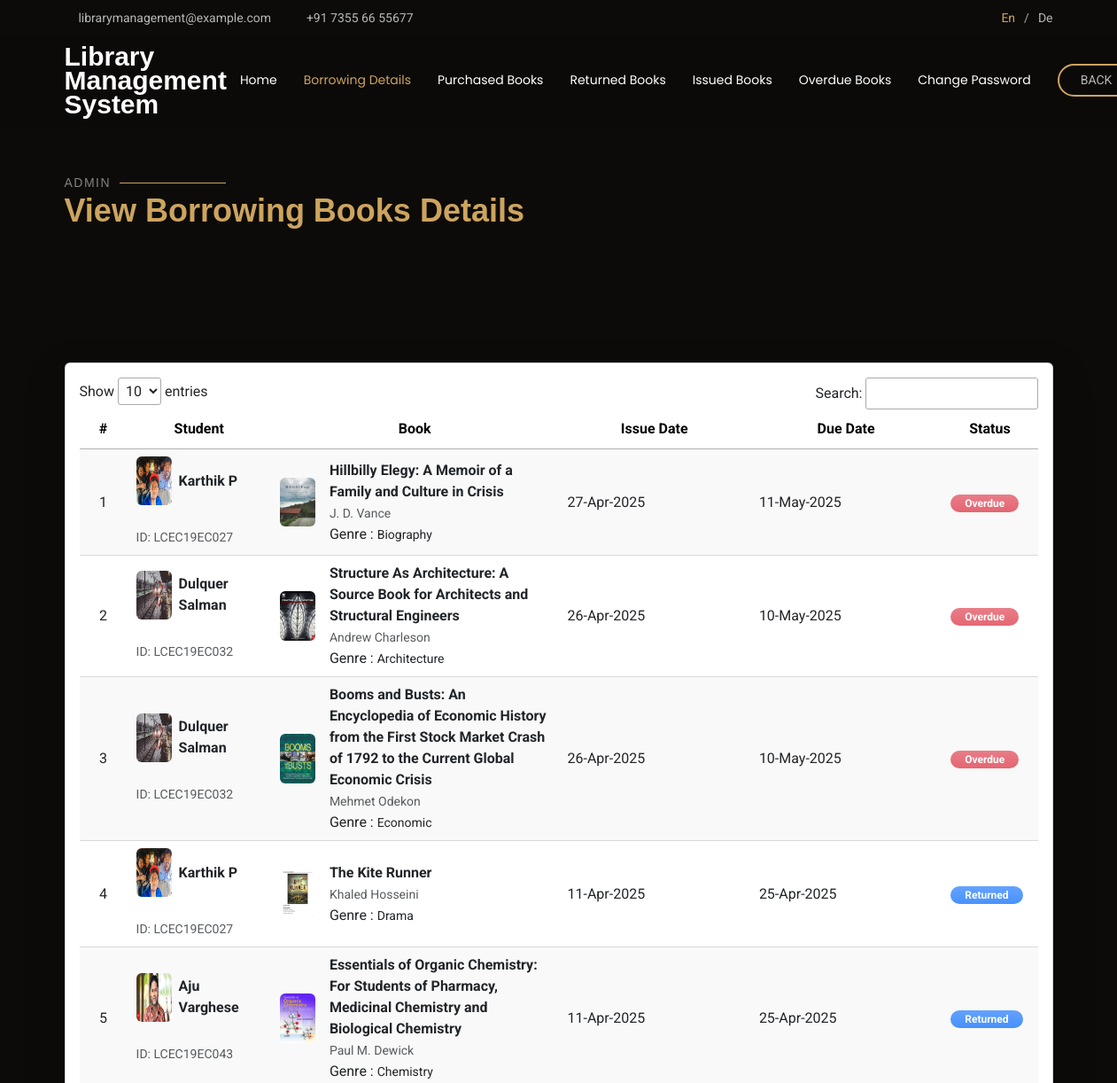
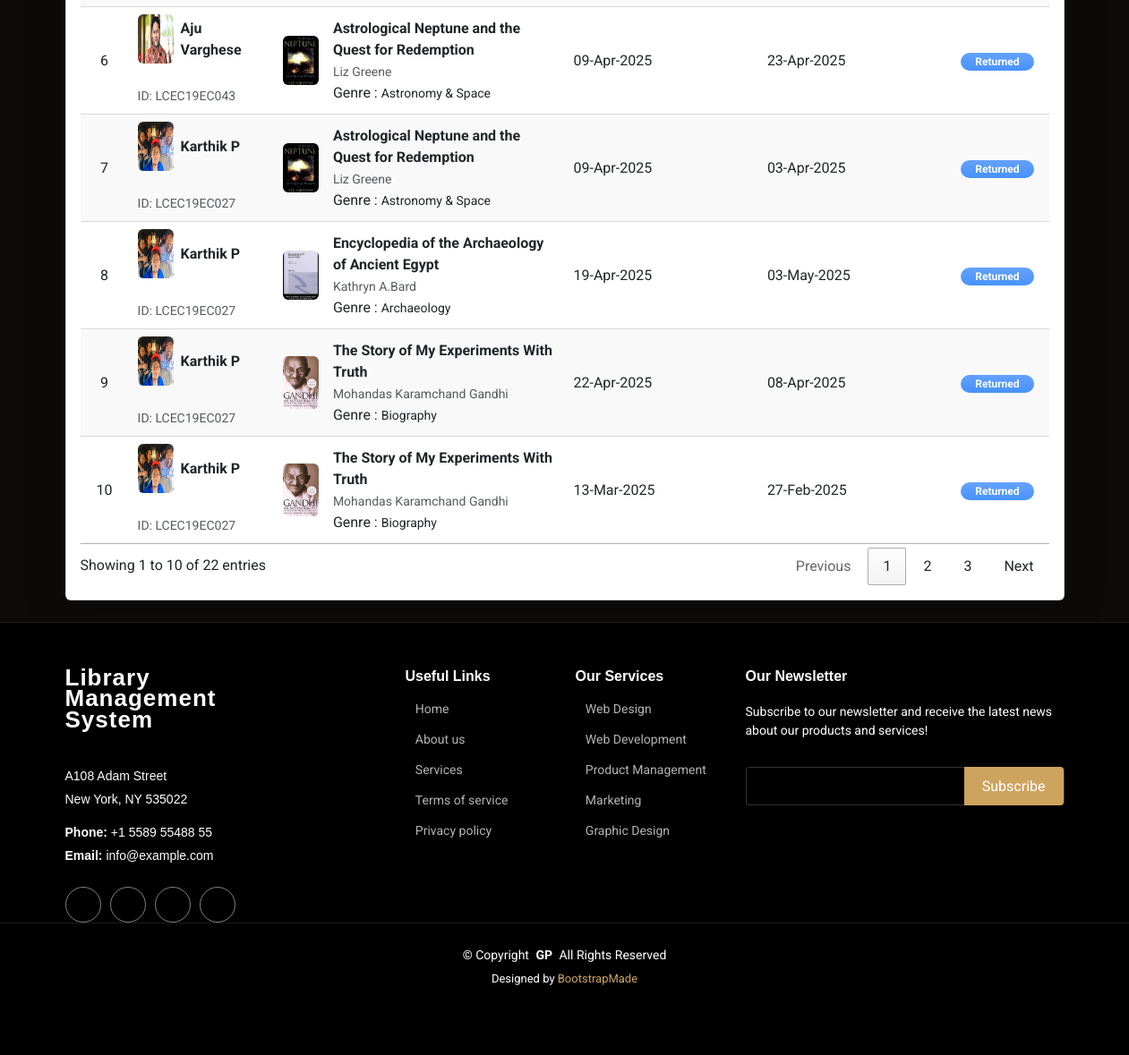
/borrowing_list/, run on an earlier commit of the app's database (2 pictures, top to bottom).
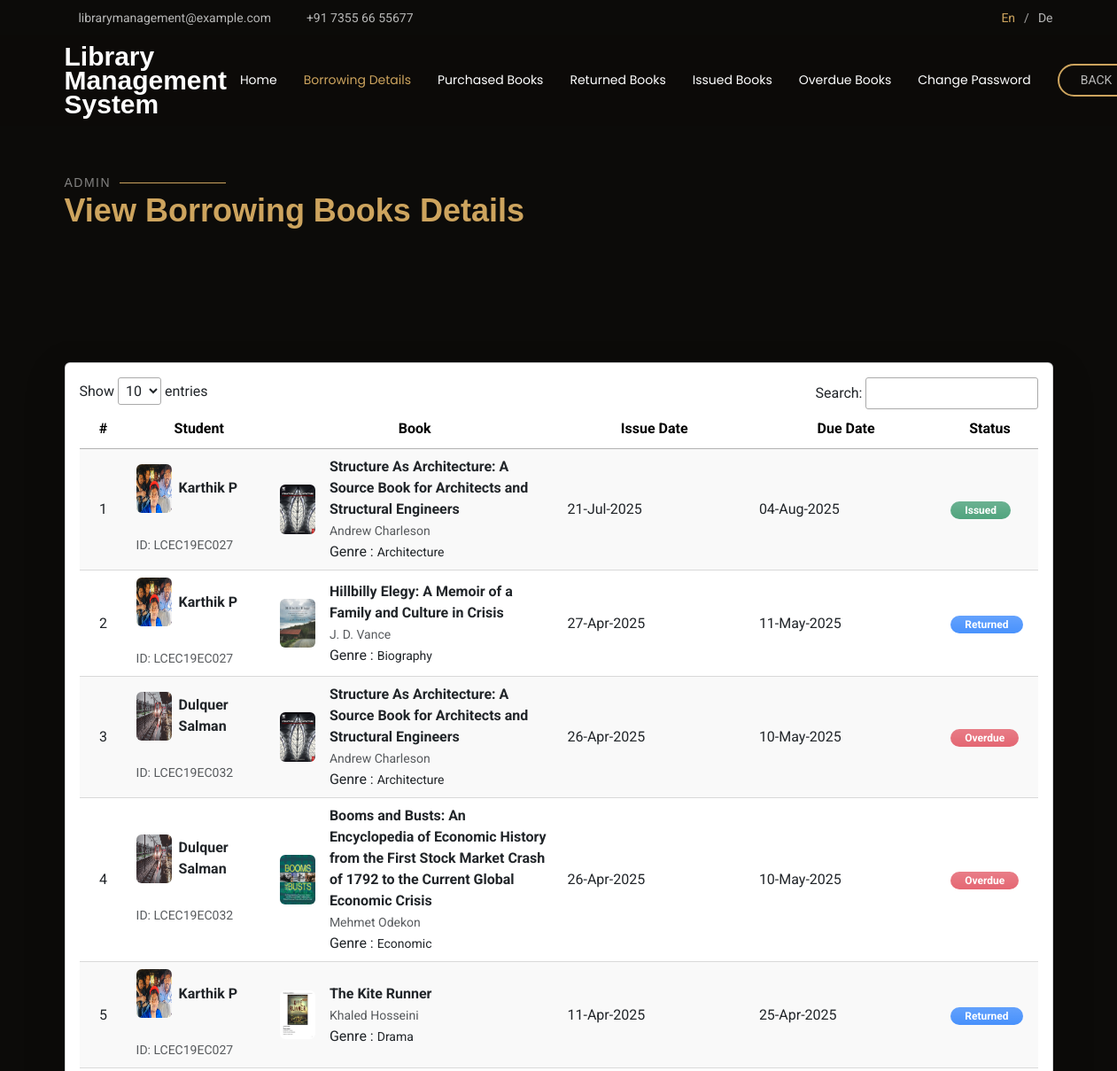
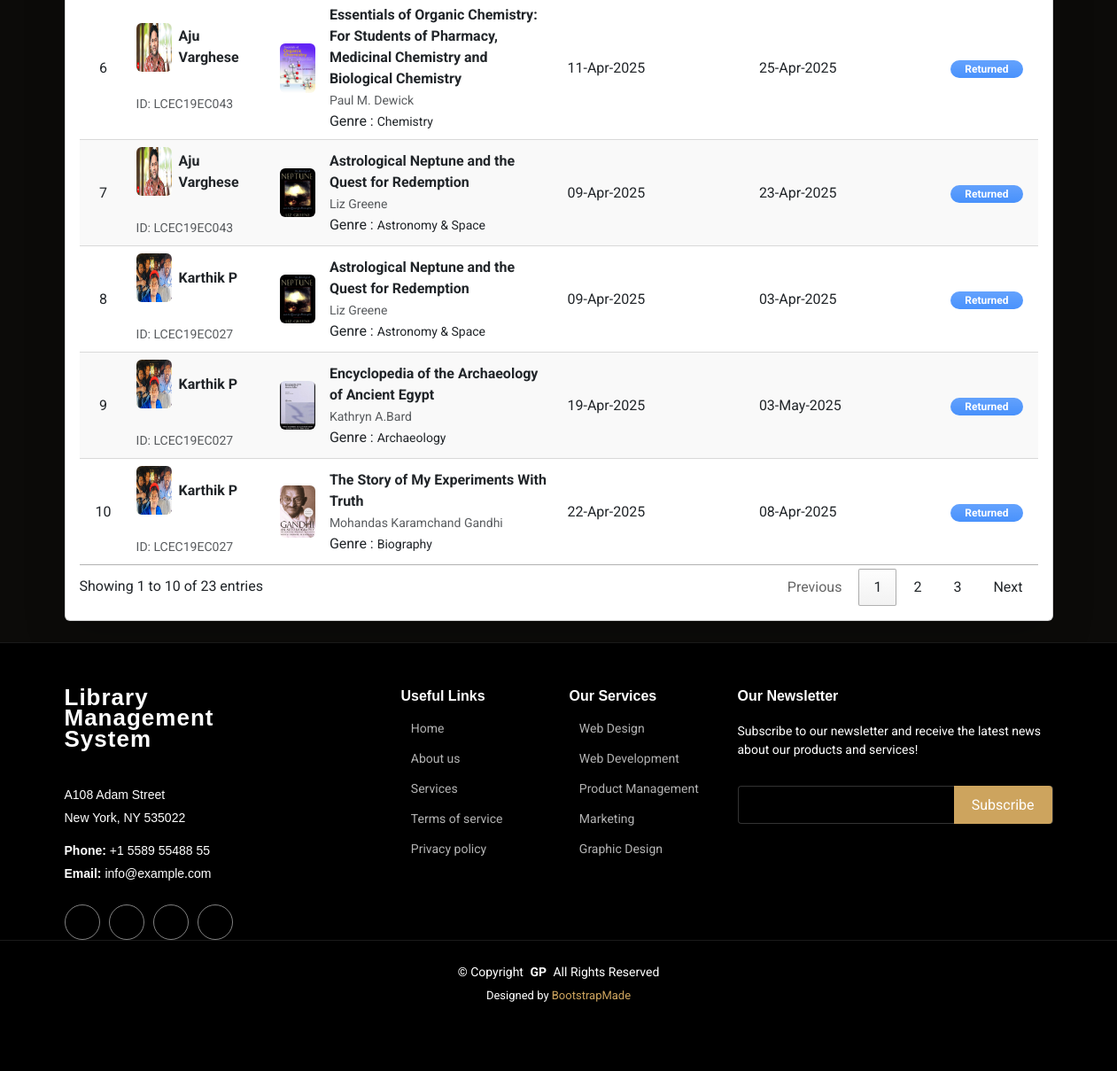
And on a later commit of the database (2 pictures, top to bottom).
### home/models.py (models this page shows, shortened)
class Borrowing_details(models.Model):
    STATUS_CHOICES = [
        ('Pending', 'Pending'),
        ('Approved', 'Approved'),
        ('Rejected', 'Rejected'),
        ('Returned', 'Returned'),
    ]
    book_id = models.ForeignKey(Book, on_delete=models.CASCADE)
    member_id = models.ForeignKey(Member, on_delete=models.CASCADE)
    borrowed_date = models.DateField(default=timezone.now)
    approved = models.BooleanField(default=False)
    approved_by = models.ForeignKey(User, on_delete=models.SET_NULL, null=True, blank=True, related_name='approved_request')
    approved_date = models.DateTimeField(null=True, blank=True)
    due_date = models.DateField(null=True, blank=True)
    returned = models.BooleanField(default=False)
    returned_date = models.DateField(blank=True, null=True)
    status = models.CharField(max_length=20, choices=STATUS_CHOICES, default='Pending')
    fine_amount = models.DecimalField(max_digits=10, decimal_places=2, default=0.00)
    days_overdue = models.DecimalField(max_digits=10, decimal_places=2,null=True)
    fine_paid = models.BooleanField(default=False)

class Member(models.Model):
    member_id = models.ForeignKey(User, on_delete=models.CASCADE)
    student_id = models.CharField(max_length=150)
    department = models.CharField(max_length=255)
    year_of_study = models.IntegerField()
    phone_number = models.IntegerField()
    address = models.CharField(max_length=255)
    profile_picture = models.ImageField(upload_to='images/', default='images/default_profile.jpg')
    status = models.BooleanField(default=False)

class User(AbstractUser):
    usertype = models.CharField(max_length=100)

class Book(models.Model):
    title = models.CharField(max_length=255)
    author = models.CharField(max_length=255)
    isbn = models.CharField(max_length=100, unique=True)
    author = models.CharField(max_length=255)
    publication_date = models.DateField()
    genres = models.CharField(max_length=150)
    copies_available = models.PositiveBigIntegerField(default=1)
    description = models.TextField(blank=True, null=True)
    book_cover = models.ImageField(upload_to="book_cover/", default='book_cover/default_cover.jpg')
    book_upload = models.FileField(upload_to="e-book/", default='e-book/default_book.jpg')
    rate = models.DecimalField(max_digits=5, decimal_places=2, default=0.00)

### home/views.py (the view)
# urls.py: path('borrowing_list/', views.borrowing_list, name='borrowing_list'),
def borrowing_list(request):
    borrowings = Borrowing_details.objects.filter(approved=True).order_by('-id')
    today = now().date()
    return render(request, 'admin-borrowing-list.html', {'borrowings': borrowings, 'today':today})

### home/templates/admin-borrowing-list.html (shortened to what this page needs)
{% load static %}
<!DOCTYPE html>
<html lang="en">
<head>
  <link href="{% static 'assets/vendor/bootstrap/css/bootstrap.min.css' %}" rel="stylesheet">
  <link href="{% static 'assets/vendor/bootstrap-icons/bootstrap-icons.css' %}" rel="stylesheet">
  <link href="{% static 'assets/vendor/aos/aos.css' %}" rel="stylesheet">
  <link href="{% static 'assets/vendor/swiper/swiper-bundle.min.css' %}" rel="stylesheet">
  <link href="{% static 'assets/vendor/glightbox/css/glightbox.min.css' %}" rel="stylesheet">
  <link href="{% static 'assets/css/main.css' %}" rel="stylesheet">
    <link rel="stylesheet" type="text/css" href="https://cdn.datatables.net/1.11.5/css/jquery.dataTables.css">
</head>
<body class="starter-page-page">
  <header id="header" class="header fixed-top position-relative">
    <div class="topbar d-flex align-items-center">
      <div class="container d-flex justify-content-center justify-content-md-between">
        <div class="contact-info d-flex align-items-center">
          <i class="bi bi-envelope d-flex align-items-center"><a href="mailto:contact@example.com">librarymanagement@example.com</a></i>
          <i class="bi bi-phone d-flex align-items-center ms-4"><span>+91 7355 66 55677</span></i>
        </div>
        <div class="languages d-none d-md-flex align-items-center">
          <ul>
            <li>En</li>
            <li><a href="#">De</a></li>
          </ul>
        </div>
      </div>
    </div>
    <div class="branding d-flex align-items-cente">
      <div class="container position-relative d-flex align-items-center justify-content-between">
        <a href="{% url 'homepage' %}" class="logo d-flex align-items-center me-auto me-xl-0">
          <h1 class="sitename" style="line-height: 0.9;">Library<br>Management<br>System</h1><br>
        </a>
        <nav id="navmenu" class="navmenu">
          <ul>
            <li><a href="/homepage">Home<br></a></li>
            <li><a href="/borrowing_list" class="active">Borrowing Details</a></li>
            <li><a href="/puchased_books">Purchased Books</a></li>
            <li><a href="/returned_books">Returned Books</a></li>
            <li><a href="/admin_issuedbooks">Issued Books</a></li>
            <li><a href="/admin_overdue_books">Overdue Books </a></li>
            <li><a href="/change_password">Change Password</a></li>
          </ul>
        </nav>
        <a class="btn-book-a-table d-none d-xl-block" href="/homepage">BACK</a>
      </div>
    </div>
  </header>
  <main class="main">
    <section id="starter-section" class="starter-section section">
      <div class="container section-title" data-aos="fade-up">
        <h2>Admin</h2>
        <p>View Borrowing Books Details<br></p>
      </div>
    </section>
    <section class="py-4">
        <div class="container">
            <div class="card shadow-lg">
                <div class="card-body">
                    <div class="table-responsive">
                        <table class="display table-hover table-striped" id="borrowTable" >
                            <colgroup>
                                <col width="5%">
                                <col width="15%">
                                <col width="30%">
                                <col width="20%">
                                <col width="20%">
                                <col width="10%">
                            </colgroup>
                            <thead class="table-light">
                                <tr>
                                    <th class="text-center">#</th>
                                    <th class="text-center">Student</th>
                                    <th class="text-center">Book</th>
                                    <th class="text-center">Issue Date</th>
                                    <th class="text-center">Due Date</th>
                                    <th class="text-center">Status</th>
                                </tr>
                            </thead>
                            <tbody>
                                {% for borrow in borrowings %}
                                <tr>
                                    <td class="boo-cell text-center">{{ forloop.counter }}</td>
                                    <td>
                                      <div class="d-flex align-items-center">
                                        <img src="{{ borrow.member_id.profile_picture.url }}"
                                            class="rounded me-2"
                                            width="40"
                                            height="55"
                                            alt="Image Not Found">
                                            <div><strong>{{ borrow.member_id.member_id.first_name }} {{ borrow.member_id.member_id.last_name }}</strong></div><br>
                                        </div>
                                        <br>
                                      <div><small class="text-muted">ID: {{ borrow.member_id.student_id }}</small></div>
                                    </td>
                                    <td>
                                      <div class="d-flex align-items-center">
                                        <img src="{{ borrow.book_id.book_cover.url }}"
                                             class="rounded me-3"
                                             width="40"
                                             alt="{{ borrow.book_id.title }}">
                                        <div>
                                            <strong>{{ borrow.book_id.title }}</strong><br>
                                            <small class="text-muted">{{ borrow.book_id.author }}</small>
                                            <br>
                                            Genre : <small>{{ borrow.book_id.genres }}</small>
                                        </div>
                                    </div>
                                    </td>
                                    <td>{{ borrow.approved_date|date:"d-M-Y" }}</td>
                                    <td>{{ borrow.due_date|date:"d-M-Y" }}</td>
                                    <td>
                                        {% if borrow.due_date < today and borrow.status == "Approved" %}
                                            <span class="badge badge-danger bg-gradient bg-danger px-3 rounded-pill bg-opacity-75 text-sm py-1">Overdue</span>
                                        {% elif borrow.status == "Approved" and borrow.returned == False %}
                                            <span class="badge badge-success bg-gradient bg-success px-3 rounded-pill bg-opacity-75 text-sm py-1">Issued</span>
                                        {% else %}
                                        <span class="badge badge-primary bg-gradient bg-primary px-3 rounded-pill bg-opacity-75 text-sm py-1">Returned</span>
                                        {% endif %}
                                    </td>
                                </tr>
                                {% endfor %}
                            </tbody>
                        </table>
                    </div>
                </div>
            </div>
        </div>
    </section>
  </main>
  <footer id="footer" class="footer dark-background">
    <div class="footer-top">
      <div class="container">
        <div class="row gy-4">
          <div class="col-lg-4 col-md-6 footer-about">
            <a href="#" class="logo d-flex align-items-center">
              <span class="sitename" style="line-height: 0.9;">Library<br>Management<br>System</span>
            </a>
            <div class="footer-contact pt-3">
              <p>A108 Adam Street</p>
              <p>New York, NY 535022</p>
              <p class="mt-3"><strong>Phone:</strong> <span>+1 5589 55488 55</span></p>
              <p><strong>Email:</strong> <span>info@example.com</span></p>
            </div>
            <div class="social-links d-flex mt-4">
              <a href=""><i class="bi bi-twitter-x"></i></a>
              <a href=""><i class="bi bi-facebook"></i></a>
              <a href=""><i class="bi bi-instagram"></i></a>
              <a href=""><i class="bi bi-linkedin"></i></a>
            </div>
          </div>
          <div class="col-lg-2 col-md-3 footer-links">
            <h4>Useful Links</h4>
            <ul>
              <li><i class="bi bi-chevron-right"></i> <a href="#"> Home</a></li>
              <li><i class="bi bi-chevron-right"></i> <a href="#"> About us</a></li>
              <li><i class="bi bi-chevron-right"></i> <a href="#"> Services</a></li>
              <li><i class="bi bi-chevron-right"></i> <a href="#"> Terms of service</a></li>
              <li><i class="bi bi-chevron-right"></i> <a href="#"> Privacy policy</a></li>
            </ul>
          </div>
          <div class="col-lg-2 col-md-3 footer-links">
            <h4>Our Services</h4>
            <ul>
              <li><i class="bi bi-chevron-right"></i> <a href="#"> Web Design</a></li>
              <li><i class="bi bi-chevron-right"></i> <a href="#"> Web Development</a></li>
              <li><i class="bi bi-chevron-right"></i> <a href="#"> Product Management</a></li>
              <li><i class="bi bi-chevron-right"></i> <a href="#"> Marketing</a></li>
              <li><i class="bi bi-chevron-right"></i> <a href="#"> Graphic Design</a></li>
            </ul>
          </div>
          <div class="col-lg-4 col-md-12 footer-newsletter">
            <h4>Our Newsletter</h4>
            <p>Subscribe to our newsletter and receive the latest news about our products and services!</p>
            <form action="forms/newsletter.php" method="post" class="php-email-form">
              <div class="newsletter-form"><input type="email" name="email"><input type="submit" value="Subscribe"></div>
            </form>
          </div>
        </div>
      </div>
    </div>
    <div class="copyright">
      <div class="container text-center">
        <p>© <span>Copyright</span> <strong class="px-1 sitename">GP</strong> <span>All Rights Reserved</span></p>
        <div class="credits">
          Designed by <a href="https://bootstrapmade.com/">BootstrapMade</a>
        </div>
      </div>
    </div>
  </footer>
</body>
</html>

What changed in the data, as far as the page shows it:
no longer on this page (row unchanged): Borrowing_details: member_id.profile_picture (picture), member_id.member_id.first_name "Karthik", member_id.member_id.last_name "P", member_id.student_id "LCEC19EC027", book_id.book_cover (picture), book_id "The Story of My Experiments With Truth", book_id.author "Mohandas Karamchand Gandhi", book_id.genres "Biography", approved_date "13-Mar-2025", due_date "27-Feb-2025", status "Returned"
now on this page (row edited): Borrowing_details: member_id.profile_picture (picture), member_id.member_id.first_name "Karthik", member_id.member_id.last_name "P", member_id.student_id "LCEC19EC027", book_id.book_cover (picture), book_id "Structure As Architecture: A Source Book for Architects and Structural Engineers", book_id.author "Andrew Charleson", book_id.genres "Architecture", approved_date "21-Jul-2025", due_date "04-Aug-2025"
changed Borrowing_details "27-Apr-2025": status "Overdue" → "Returned"
Also different on the page:
text written by a page script: "Show entries Search: Showing 1 to 10 of 22 entries Previous 1 2 3 Next" → "Show entries Search: Showing 1 to 10 of 23 entries Previous 1 2 3 Next"
